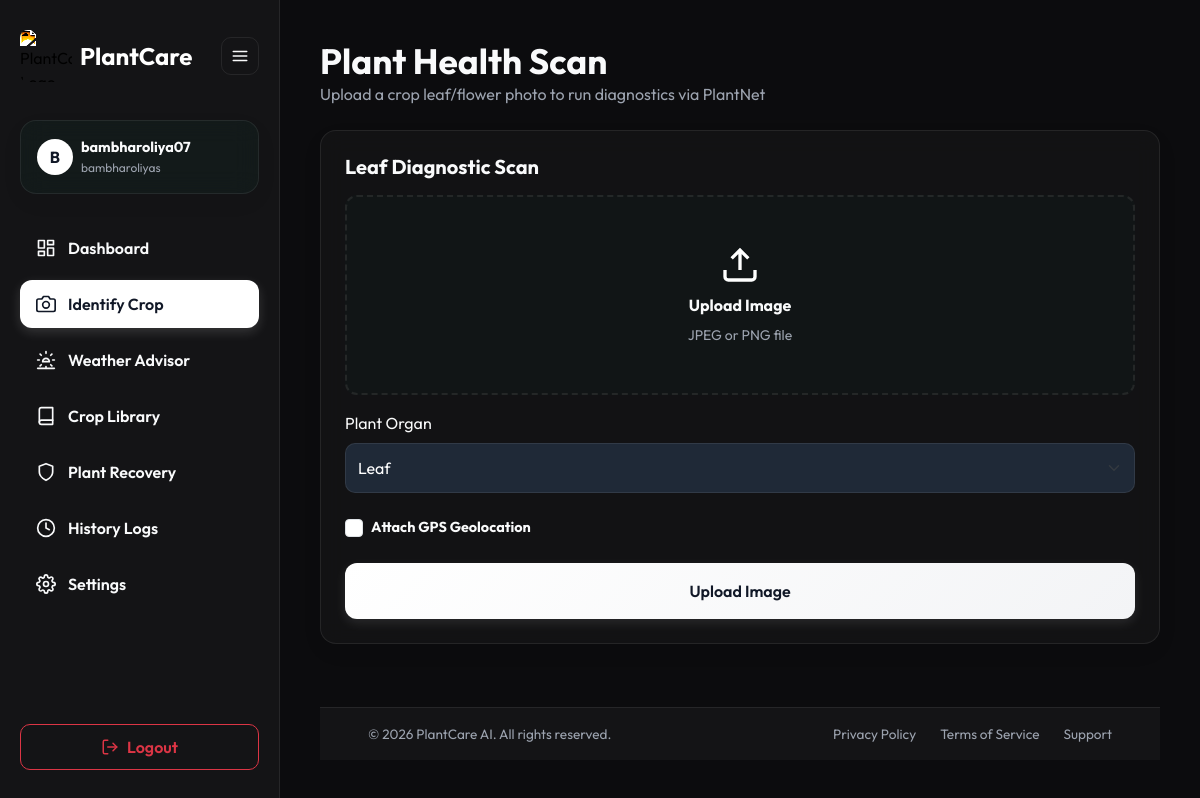
Screenshot of /scan/ (signed in) with the database file from the repository.
### accounts/models.py (models this page shows, shortened)
class User(AbstractUser):
    LANGUAGE_CHOICES = [
        ('en', 'English'),
        ('hi', 'Hindi'),
        ('gu', 'Gujarati'),
    ]
    THEME_CHOICES = [
        ('light', 'Light'),
        ('dark', 'Dark'),
    ]
    phone_number = models.CharField(max_length=15, null=True, blank=True)
    profile_image = models.ImageField(upload_to='profiles/', null=True, blank=True)
    location_city = models.CharField(max_length=100, null=True, blank=True)
    latitude = models.FloatField(null=True, blank=True)
    longitude = models.FloatField(null=True, blank=True)
    farm_name = models.CharField(max_length=150, null=True, blank=True)
    farm_size_acres = models.FloatField(null=True, blank=True)
    preferred_language = models.CharField(
        max_length=2,
        choices=LANGUAGE_CHOICES,
        default='en'
    )
    theme_preference = models.CharField(
        max_length=5,
        choices=THEME_CHOICES,
        default='light'
    )
    created_at = models.DateTimeField(auto_now_add=True)
    updated_at = models.DateTimeField(auto_now=True)

### plantcare/views.py (the view, shortened to what this page needs)
# urls.py: path('scan/', scan_upload_view, name='scan_upload'),
@login_required
def scan_upload_view(request):
    result = None
    error_msg = ""
    error_502 = False
    lang = getattr(request.user, 'preferred_language', 'en')
    result_id = request.GET.get('result_id')
    if result_id:
        result = get_object_or_404(ScanHistory, pk=result_id, user=request.user)
    disease_obj = None
    fertilizers_list = []
    pesticides_list = []
    crop_obj = None
    from plantcare.utils import get_localized_crop_name
    if crop_obj:
        crop_obj.localized_name = get_localized_crop_name(crop_obj.name, lang)
    return render(request, 'scan_upload.html', {
        'result': result,
        'disease_obj': disease_obj,
        'fertilizers_list': fertilizers_list,
        'pesticides_list': pesticides_list,
        'crop_obj': crop_obj,
        'error_msg': error_msg,
        'error_502': error_502
    })

### templates/scan_upload.html (shortened to what this page needs)
{% extends "base.html" %}
{% block content %}
<div class="d-flex flex-column gap-4 fade-in-up">
    <div>
        <h1 class="fw-bold m-0" style="font-size: 2.2rem;">{{ t.scan.title }}</h1>
        <p class="text-muted m-0">{{ t.scan.desc }}</p>
    </div>
    <div class="row g-4">
        <div class="col-lg-{% if result %}5{% else %}12{% endif %}" style="transition: all 0.3s ease;">
            <div class="glass-panel p-4">
                <h5 class="fw-bold mb-3">{{ t.scan.form_title }}</h5>
                <form id="scanForm" method="post" enctype="multipart/form-data" class="d-flex flex-column gap-3">
                    <div id="dropZone" style="border: 2px dashed var(--border-card); border-radius: 12px; height: 200px; cursor: pointer; position: relative; background: rgba(16, 185, 129, 0.02);" class="d-flex flex-column align-items-center justify-content-center text-center p-3">
                        <div id="uploadPlaceholder" class="d-flex flex-column align-items-center justify-content-center gap-2">
                            <svg width="40" height="40" viewBox="0 0 24 24" fill="none" stroke="var(--primary)" stroke-width="2"><path d="M21 15v4a2 2 0 0 1-2 2H5a2 2 0 0 1-2-2v-4M17 8l-5-5-5 5M12 3v12"/></svg>
                            <span class="fw-bold">{{ t.scan.uploadBtn }}</span>
                            <span class="text-muted small">{{ t.scan.allowed_files }}</span>
                        </div>
                    </div>
                    <div class="form-group m-0">
                        <label class="form-label">{{ t.scan.organ }}</label>
                        <select name="organ" class="form-select" required>
                            <option value="leaf" selected>{{ t.scan.organ_leaf }}</option>
                        </select>
                    </div>
                    <div class="d-flex align-items-center gap-2 py-2">
                        <input type="checkbox" id="useLocationCheck" name="use_location" class="form-check-input m-0" style="width: 18px; height: 18px; accent-color: var(--primary);" onchange="toggleGeolocation(this)">
                        <label for="useLocationCheck" class="fw-bold m-0" style="cursor: pointer; font-size: 0.9rem;">
                            {{ t.scan.useLocation }}
                        </label>
                    </div>
                    {% if error_502 %}
                    <div class="glass-panel p-3 border-danger d-flex flex-column gap-2 mb-2" style="background: rgba(239, 68, 68, 0.02);">
                        <div class="text-danger fw-bold small">{{ t.scan.error_502_msg }}</div>
                        <button type="submit" class="btn btn-danger py-2 fw-bold" style="border-radius: 8px;">
                            {{ t.scan.retry }}
                        </button>
                    </div>
                    {% else %}
                    <button type="submit" id="submitBtn" class="btn-custom-primary py-3" style="font-size: 1rem;">
                        {{ t.scan.uploadBtn }}
                    </button>
                    {% endif %}
                </form>
            </div>
        </div>
    </div>
</div>
{% endblock %}

### templates/base.html (shortened to what this page needs)
<!DOCTYPE html>
<html lang="{{ current_language }}" class="{% if current_theme == 'dark' %}dark{% endif %}">
<head>
    <link href="https://cdn.jsdelivr.net/npm/bootstrap@5.3.3/dist/css/typeahead.min.css" rel="stylesheet">
    <link href="https://cdn.jsdelivr.net/npm/bootstrap@5.3.3/dist/css/bootstrap.min.css" rel="stylesheet">
</head>
<body>
    {% if request.user.is_authenticated %}
    <aside class="sidebar">
        <div class="d-flex align-items-center justify-content-between mb-2 w-100 brand-header-container">
            <div class="d-flex align-items-center gap-2 brand-logo-text">
                <img src="/media/logo.png" alt="PlantCare Logo" class="brand-logo-img" width="52" height="52" style="border-radius: 8px; object-fit: cover;">
                <h4 class="m-0 fw-bold brand-text">PlantCare</h4>
            </div>
            <button class="sidebar-toggle-btn" id="sidebarToggleBtn" title="Toggle sidebar">
                <svg width="18" height="18" viewBox="0 0 24 24" fill="none" stroke="currentColor" stroke-width="2" stroke-linecap="round" stroke-linejoin="round"><line x1="3" y1="12" x2="21" y2="12"></line><line x1="3" y1="6" x2="21" y2="6"></line><line x1="3" y1="18" x2="21" y2="18"></line></svg>
            </button>
        </div>
        <div class="glass-panel p-3 user-card-detail d-flex align-items-center gap-2" style="background: rgba(16, 185, 129, 0.04);">
            <div class="rounded-circle d-flex align-items-center justify-content-center fw-bold user-avatar-circle" style="width: 36px; height: 36px; flex-shrink: 0;">
                {{ request.user.username|slice:":1"|upper }}
            </div>
            <div class="overflow-hidden user-detail-text">
                <div class="fw-bold text-truncate" style="font-size: 0.9rem;">{{ request.user.username }}</div>
                <div class="text-muted text-truncate" style="font-size: 0.75rem;">{{ request.user.farm_name|default:"My Farm" }}</div>
            </div>
        </div>
        <nav class="d-flex flex-column gap-2 flex-grow-1">
            <a href="{% url 'dashboard' %}" class="nav-link-custom {% if request.resolver_match.url_name == 'dashboard' %}active{% endif %}">
                <span>{{ t.nav.dashboard }}</span>
            </a>
            <a href="{% url 'scan_upload' %}" class="nav-link-custom {% if request.resolver_match.url_name == 'scan_upload' %}active{% endif %}">
                <svg width="20" height="20" viewBox="0 0 24 24" fill="none" stroke="currentColor" stroke-width="2" stroke-linecap="round" stroke-linejoin="round"><path d="M23 19a2 2 0 0 1-2 2H3a2 2 0 0 1-2-2V8a2 2 0 0 1 2-2h4l2-3h6l2 3h4a2 2 0 0 1 2 2z"></path><circle cx="12" cy="13" r="4"></circle></svg>
                <span>{{ t.nav.scan }}</span>
            </a>
            <a href="{% url 'weather_advisor' %}" class="nav-link-custom {% if request.resolver_match.url_name == 'weather_advisor' %}active{% endif %}">
                <span>{{ t.nav.weather }}</span>
            </a>
            <a href="{% url 'crop_library' %}" class="nav-link-custom {% if request.resolver_match.url_name == 'crop_library' %}active{% endif %}">
                <svg width="20" height="20" viewBox="0 0 24 24" fill="none" stroke="currentColor" stroke-width="2" stroke-linecap="round" stroke-linejoin="round"><path d="M4 19.5A2.5 2.5 0 0 1 6.5 17H20"></path><path d="M6.5 2H20v20H6.5A2.5 2.5 0 0 1 4 19.5v-15A2.5 2.5 0 0 1 6.5 2z"></path></svg>
                <span>{{ t.nav.library|default:"Crop Library" }}</span>
            </a>
            <a href="{% url 'recovery_list' %}" class="nav-link-custom ">
                <svg width="20" height="20" viewBox="0 0 24 24" fill="none" stroke="currentColor" stroke-width="2" stroke-linecap="round" stroke-linejoin="round"><path d="M12 22s8-4 8-10V5l-8-3-8 3v7c0 6 8 10 8 10z"></path></svg>
                <span>Plant Recovery</span>
            </a>
            <a href="{% url 'history' %}" class="nav-link-custom {% if request.resolver_match.url_name == 'history' %}active{% endif %}">
                <svg width="20" height="20" viewBox="0 0 24 24" fill="none" stroke="currentColor" stroke-width="2" stroke-linecap="round" stroke-linejoin="round"><circle cx="12" cy="12" r="10"></circle><polyline points="12 6 12 12 16 14"></polyline></svg>
                <span>History Logs</span>
            </a>
            <a href="{% url 'profile_settings' %}" class="nav-link-custom {% if request.resolver_match.url_name == 'profile_settings' %}active{% endif %}">
                <span>{{ t.nav.profile }}</span>
            </a>
        </nav>
        <div class="d-flex flex-column gap-3 bottom-controls">
            <a href="{% url 'logout' %}" class="btn btn-outline-danger w-100 d-flex align-items-center justify-content-center gap-2" style="border-radius: 10px; font-weight: 600; padding: 10px;">
                <svg width="18" height="18" viewBox="0 0 24 24" fill="none" stroke="currentColor" stroke-width="2" stroke-linecap="round" stroke-linejoin="round"><path d="M9 21H5a2 2 0 0 1-2-2V5a2 2 0 0 1 2-2h4"></path><polyline points="16 17 21 12 16 7"></polyline><line x1="21" y1="12" x2="9" y2="12"></line></svg>
                <span>{{ t.nav.logout }}</span>
            </a>
        </div>
    </aside>
    {% endif %}
    <main class="{% if request.user.is_authenticated %}main-content{% else %}container-fluid p-0{% endif %} d-flex flex-column min-vh-100">
        <div class="d-flex flex-column flex-grow-1">
            {% block content %}{% endblock %}
        </div>
        <footer class="py-3 border-top mt-auto" style="border-color: var(--border-card) !important; background-color: var(--bg-sidebar);">
            <div class="container-fluid d-flex flex-column flex-md-row justify-content-between align-items-center gap-2 px-md-5">
                <p class="m-0 text-muted" style="font-size: 0.85rem;">{{ t.footer.rights }}</p>
                <div class="d-flex gap-4">
                    <a href="#" class="footer-link">{{ t.footer.privacy }}</a>
                    <a href="#" class="footer-link">{{ t.footer.terms }}</a>
                    <a href="{% url 'support' %}" class="footer-link">{{ t.footer.support }}</a>
                </div>
            </div>
        </footer>
    </main>
</body>
</html>

### templates/base.html (style rules this page uses)
:root { --font-family: 'Outfit', -apple-system, sans-serif; --bg-app: #f9fafb; --bg-sidebar: #ffffff; --bg-card: rgba(255, 255, 255, 0.9); --border-card: rgba(17, 24, 39, 0.08); --text-primary: #111827; --text-secondary: #4b5563; --primary: #111827; --primary-hover: #1f2937; --primary-glow: rgba(17, 24, 39, 0.08); --danger: #ff3366; --danger-bg: #ffe6eb; --success: #111827; --success-bg: rgba(17, 24, 39, 0.05); --warning: #f59e0b; --warning-bg: #fef3c7; --border-radius: 16px; --transition: all 0.25s ease; }
html.dark { --bg-app: #0c0c0e; --bg-sidebar: #141416; --bg-card: rgba(20, 20, 22, 0.85); --border-card: rgba(255, 255, 255, 0.08); --text-primary: #f9fafb; --text-secondary: #9ca3af; --primary: #ffffff; --primary-hover: #f3f4f6; --primary-glow: rgba(255, 255, 255, 0.1); --success: #ffffff; --success-bg: rgba(255, 255, 255, 0.1); --danger: #ff204e; --danger-bg: rgba(255, 32, 78, 0.1); }
html.dark .text-muted { color: var(--text-secondary) !important; }
html.dark input::placeholder, html.dark textarea::placeholder { color: rgba(255, 255, 255, 0.4) !important; }
.footer-link { color: var(--text-secondary) !important; text-decoration: none; font-size: 0.85rem; transition: var(--transition); }
body { font-family: var(--font-family); background-color: var(--bg-app); color: var(--text-primary); min-height: 100vh; transition: var(--transition); }
.sidebar { width: 280px; background-color: var(--bg-sidebar); border-right: 1px solid var(--border-card); height: 100vh; position: fixed; top: 0; left: 0; padding: 30px 20px; display: flex; flex-direction: column; gap: 30px; z-index: 100; transition: var(--transition); }
.main-content { margin-left: 280px; padding: 40px; min-height: 100vh; transition: var(--transition); }
.glass-panel { background: var(--bg-card); backdrop-filter: blur(12px); -webkit-backdrop-filter: blur(12px); border: 1px solid var(--border-card); border-radius: var(--border-radius); box-shadow: 0 8px 24px rgba(0, 0, 0, 0.04); transition: var(--transition); }
.nav-link-custom { display: flex; align-items: center; gap: 12px; padding: 12px 16px; border-radius: 12px; color: var(--text-primary); text-decoration: none; font-weight: 600; transition: var(--transition); }
.nav-link-custom.active { background: #111827 !important; color: #ffffff !important; box-shadow: 0 4px 12px rgba(17, 24, 39, 0.15); }
html.dark .nav-link-custom.active { background: #ffffff !important; color: #111827 !important; box-shadow: 0 4px 12px rgba(255, 255, 255, 0.15); }
.btn-custom-primary { background: linear-gradient(135deg, var(--primary), var(--primary-hover)); color: #ffffff; border: none; border-radius: 12px; padding: 12px 24px; font-weight: 600; box-shadow: 0 4px 12px var(--primary-glow); transition: var(--transition); }
html.dark .btn-custom-primary { color: #111827 !important; }
.form-control, .form-select { background-color: rgba(255,255,255,0.05); border: 1px solid var(--border-card); color: var(--text-primary); border-radius: 10px; padding: 12px; transition: var(--transition); }
.form-select option { background-color: var(--bg-card); color: var(--text-primary); }
html.dark select, html.dark select option, html.dark .form-select option { background-color: #1f2937 !important; color: #ffffff !important; }
.user-avatar-circle { background-color: #111827; color: #ffffff; transition: var(--transition); }
html.dark .user-avatar-circle { background-color: #ffffff; color: #111827; }
.sidebar-toggle-btn { background: none; border: 1px solid var(--border-card); border-radius: 10px; width: 38px; height: 38px; display: flex; align-items: center; justify-content: center; cursor: pointer; color: var(--text-primary); transition: var(--transition); flex-shrink: 0; }
.brand-logo-img { transition: var(--transition); filter: brightness(0.5) contrast(1.5); }
html.dark .brand-logo-img { filter: invert(1) brightness(4) contrast(2); }
.brand-text { color: #111827 !important; transition: var(--transition); }
html.dark .brand-text { color: #ffffff !important; }

### rows the page displays
User: user.username "B", user.username "bambharoliya07", user.farm_name "bambharoliyas"

### other values shown
{{ t.nav.dashboard }} "Dashboard"
{{ t.nav.scan }} "Identify Crop"
{{ t.nav.weather }} "Weather Advisor"
{{ t.nav.library|default:"Crop Library" }} "Crop Library"
{{ t.nav.profile }} "Settings"
{{ t.nav.logout }} "Logout"
{{ t.scan.title }} "Plant Health Scan"
{{ t.scan.desc }} "Upload a crop leaf/flower photo to run diagnostics via PlantNet"
{{ t.scan.form_title }} "Leaf Diagnostic Scan"
{{ t.scan.uploadBtn }} "Upload Image"
{{ t.scan.allowed_files }} "JPEG or PNG file"
{{ t.scan.organ }} "Plant Organ"
{{ t.scan.useLocation }} "Attach GPS Geolocation"
{{ t.footer.rights }} "© 2026 PlantCare AI. All rights reserved."
{{ t.footer.privacy }} "Privacy Policy"
